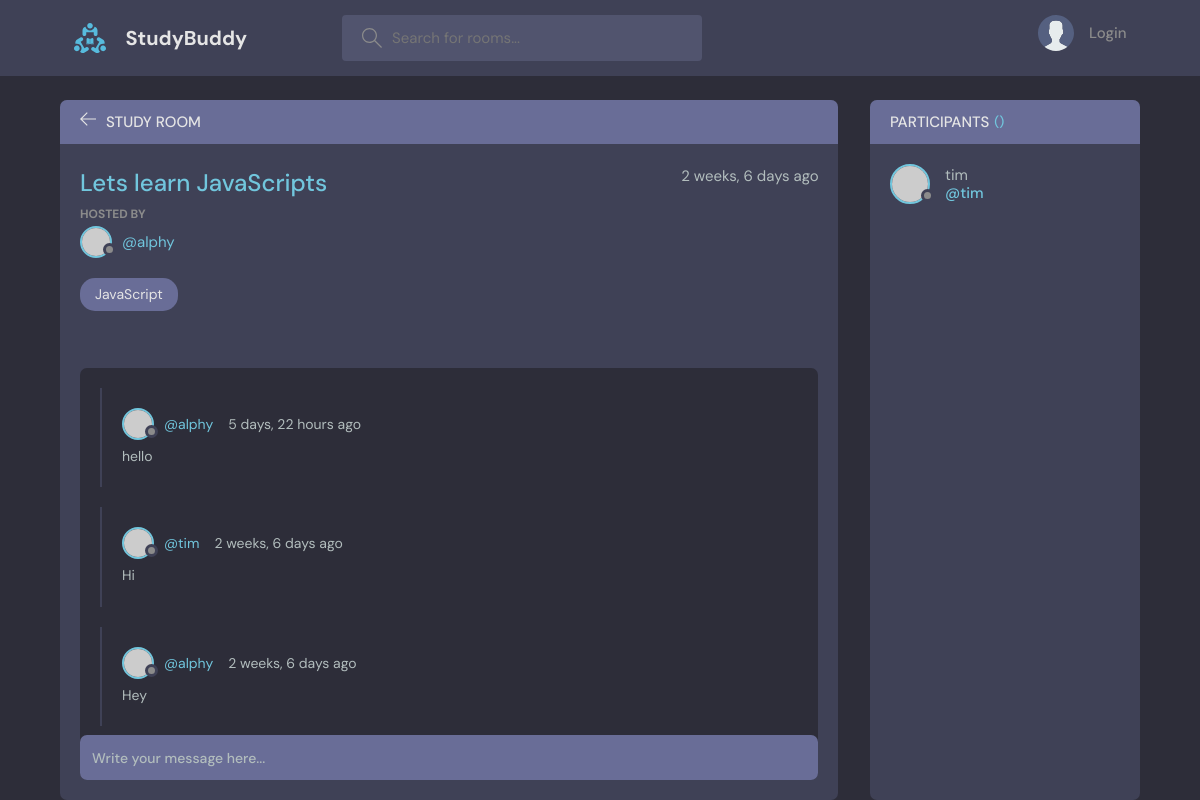
The page /room/1/ on the database its author committed.
### base/models.py (models this page shows, shortened)
class Room(models.Model):
    host = models.ForeignKey(User, on_delete=models.SET_NULL, null=True)
    topic = models.ForeignKey(Topic, on_delete=models.SET_NULL, null=True)
    name = models.CharField(max_length=200)
    description = models.TextField(null=True, blank=True)
    participants = models.ManyToManyField(User, related_name='participants', blank=True)
    updated = models.DateTimeField(auto_now=True)
    created = models.DateTimeField(auto_now_add=True)
    class Meta:
        ordering = ['-updated', '-created']

class Topic(models.Model):
    name = models.CharField(max_length=200)
    def __str__(self):
        return self.name

class Message(models.Model):
    user = models.ForeignKey(User, on_delete=models.CASCADE)
    room = models.ForeignKey(Room, on_delete=models.CASCADE)
    body = models.TextField()
    updated = models.DateTimeField(auto_now=True)
    created = models.DateTimeField(auto_now_add=True)
    class Meta:
        ordering = ['-updated', '-created']

### base/views.py (the view, shortened to what this page needs)
# urls.py: path('room/<str:pk>/', views.room, name='room'),
def room(request, pk):
    room = Room.objects.get(id=pk)
    room_messages = room.message_set.all()
    participants = room.participants.all()
    context = {'room': room, 'room_messages': room_messages, 'participants': participants}
    return render(request, 'base/room.html', context)

### base/templates/base/room.html (shortened to what this page needs)
{% extends 'main.html' %}
{% block content %}
    <main class="profile-page layout layout--2">
      <div class="container">
        <div class="room">
          <div class="room__top">
            <div class="room__topLeft">
              <a href="{% url 'home' %}">
                <svg version="1.1" xmlns="http://www.w3.org/2000/svg" width="32" height="32" viewBox="0 0 32 32">
                  <title>arrow-left</title>
                  <path
                    d="M13.723 2.286l-13.723 13.714 13.719 13.714 1.616-1.611-10.96-10.96h27.625v-2.286h-27.625l10.965-10.965-1.616-1.607z"
                  ></path>
                </svg>
              </a>
              <h3>Study Room</h3>
            </div>
          </div>
          <div class="room__box scroll">
            <div class="room__header scroll">
              <div class="room__info">
                <h3>{{room.name}}</h3>
                <span>{{room.created|timesince}} ago</span>
              </div>
              <div class="room__hosted">
                <p>Hosted By</p>
                <a href="{% url 'user-profile' room.host.id %}" class="room__author">
                  <div class="avatar avatar--small">
                    <img src="https://randomuser.me/api/portraits/men/37.jpg" />
                  </div>
                  <span>@{{room.host.username}}</span>
                </a>
              </div>
              <span class="room__topics">{{room.topic}}</span>
            </div>
            <div class="room__conversation">
              <div class="threads scroll">
                {% for message in room_messages%}
                <div class="thread">
                  <div class="thread__top">
                    <div class="thread__author">
                      <a href="{% url 'user-profile' message.user.id%}" class="thread__authorInfo">
                        <div class="avatar avatar--small">
                          <img src="https://randomuser.me/api/portraits/men/37.jpg" />
                        </div>
                        <span>@{{message.user.username}}</span>
                      </a>
                      <span class="thread__date">{{message.created|timesince}} ago</span>
                    </div>
                  </div>
                  <div class="thread__details">
                    {{message.body}}
                  </div>
                </div>
                {% endfor %}
              </div>
            </div>
          </div>
          <div class="room__message">
            <form action="" method="POST">
              <input name="body" placeholder="Write your message here..." />
            </form>
          </div>
        </div>
        <div class="participants">
          <h3 class="participants__top">Participants <span>({{participant.count}})</span></h3>
          <div class="participants__list scroll">
            {% for user in participants %}
            <a href="{% url 'user-profile' user.id %}" class="participant">
              <div class="avatar avatar--medium">
                <img src="https://randomuser.me/api/portraits/men/37.jpg" />
              </div>
              <p>
                {{user.username}}
                <span>@{{user.username}}</span>
              </p>
            </a>
            {% endfor %}
          </div>
        </div>
      </div>
    </main>
{% endblock content %}

### rows shown on the page
Room: name "Lets learn JavaScripts", created "2 weeks, 6 days", host.username "alphy", topic "JavaScript"
Message: user.username "alphy", created "5 days, 22 hours", body "hello"
Message: user.username "tim", created "2 weeks, 6 days", body "Hi"
Message: user.username "alphy", created "2 weeks, 6 days", body "Hey"

### other values the page prints
{{ user.username }} "tim"
